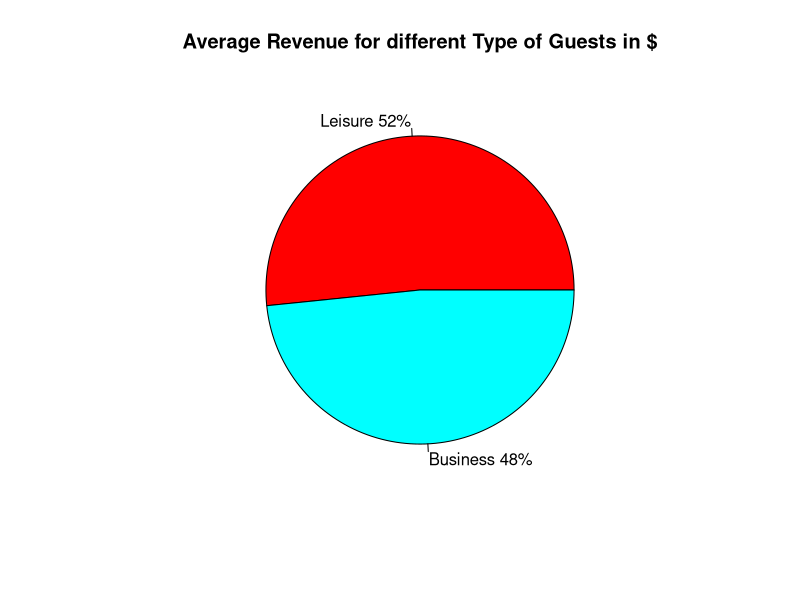
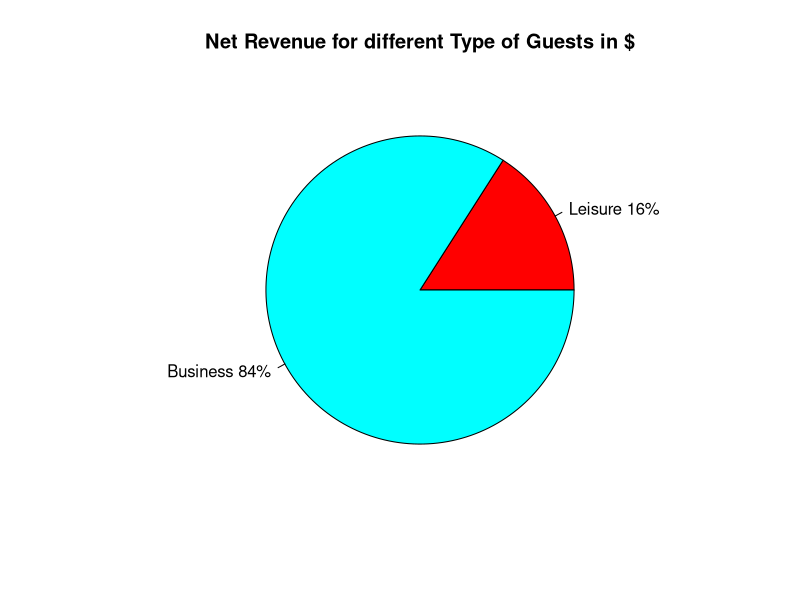
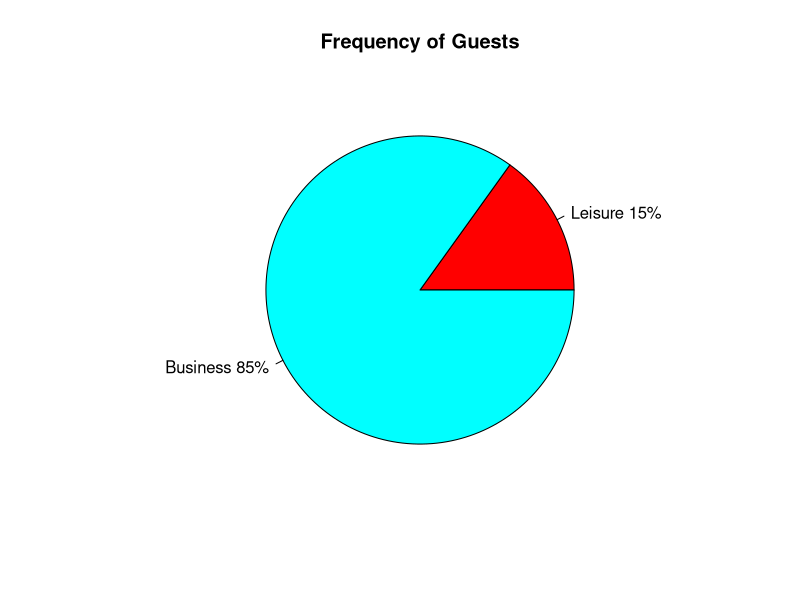

These figures' R source, in order: (Note: this script raises an error after producing the figures.)
marchTexasData <- read.csv("filteredData1.csv")
juneTexasData <- read.csv("filteredData2.csv")
septemberTexasData <- read.csv("filteredData3.csv")
decemberTexasData <- read.csv("filteredData4.csv")


combinedTexasData <- rbind(marchTexasData, juneTexasData, septemberTexasData, decemberTexasData)
write.csv(combinedTexasData,file= 'combinedTexasData.csv')
combinedTexasData

#Lets look at highest hotel entries along with net promoter score for the hotels

#install.packages("sqldf")
library(sqldf)

avgHotelNetPromoterScore <- sqldf("select AVG(Likelihood_Recommend_H), Count(X), Brand_PL from combinedTexasData GROUP BY Brand_PL ")
avgHotelNetPromoterScore


#Now same calculation of AVG net promoter score for march month only
avgHotelNetPromoterScore3 <- sqldf("select AVG(Likelihood_Recommend_H), Count(X), Brand_PL from  marchTexasData GROUP BY Brand_PL ")
avgHotelNetPromoterScore3

#Now same calculation of AVG net promoter score for june month only
avgHotelNetPromoterScore4 <- sqldf("select AVG(Likelihood_Recommend_H), Count(X), Brand_PL from  juneTexasData GROUP BY Brand_PL ")
avgHotelNetPromoterScore4

#Now same calculation of AVG net promoter score for sep month only
avgHotelNetPromoterScore5 <- sqldf("select AVG(Likelihood_Recommend_H), Count(X), Brand_PL from  septemberTexasData GROUP BY Brand_PL ")
avgHotelNetPromoterScore5

#Now same calculation of AVG net promoter score for december month only
avgHotelNetPromoterScore2 <- sqldf("select AVG(Likelihood_Recommend_H), Count(X), Brand_PL from decemberTexasData GROUP BY Brand_PL ")
avgHotelNetPromoterScore2


#Comparison plot by tanay

#From the comparison we see that, Hyatt House and Hyatt Regency have weird behaviour throughout the 4 months with Hyatt regency having
#low promoter scores throughout data and especially in december with more customers coming, we will just pick Hyatt regency to do further analysis


#HyattRegency
hyattRegencyDataSet <- sqldf("select * from combinedTexasData WHERE Brand_PL ='Hyatt Regency' ")
hyattRegencyDataSet

#replacing null values with NA
hyattRegencyDataSet[hyattRegencyDataSet==''] <- NA

hyattRegencyDataSet$Clublounge_Used_H <- as.character(hyattRegencyDataSet$Clublounge_Used_H, stringsAsFactors=FALSE)
hyattRegencyDataSet$Spa_Used_H <- as.character(hyattRegencyDataSet$Spa_Used_H, stringsAsFactors=FALSE)
hyattRegencyDataSet$MEMBER_STATUS_R <- as.character(hyattRegencyDataSet$MEMBER_STATUS_R, stringsAsFactors=FALSE)

hyattRegencyDataSet[["Clublounge_Used_H"]][is.na(hyattRegencyDataSet[["Clublounge_Used_H"]])] <-"i don't know"
hyattRegencyDataSet[["Spa_Used_H"]][is.na(hyattRegencyDataSet[["Spa_Used_H"]])] <-"i don't know"
hyattRegencyDataSet[["MEMBER_STATUS_R"]][is.na(hyattRegencyDataSet[["MEMBER_STATUS_R"]])] <-"None"

#Replacing na Values in F.b_overall_h, Check_in_h, internet service and few other with mean values
for(col in 1:ncol(hyattRegencyDataSet)){
  hyattRegencyDataSet[is.na(hyattRegencyDataSet[,col]), col] <- round(mean(na.omit(hyattRegencyDataSet[,col])))
}


#Checking summary of fields to figure out which fields are not changing
#
summary(hyattRegencyDataSet$Mini.Bar_PL)
#
summary(hyattRegencyDataSet$All.Suites_PL)
summary(hyattRegencyDataSet$Bell.Staff_PL)
#
summary(hyattRegencyDataSet$Boutique_PL)
summary(hyattRegencyDataSet$Business.Center_PL)
#
summary(hyattRegencyDataSet$Casino_PL)
#
summary(hyattRegencyDataSet$Conference_PL)
summary(hyattRegencyDataSet$Convention_PL)
summary(hyattRegencyDataSet$Dry.Cleaning_PL)
#
summary(hyattRegencyDataSet$Elevators_PL)
#
summary(hyattRegencyDataSet$Fitness.Center_PL)
#
summary(hyattRegencyDataSet$Fitness.Trainer_PL)
summary(hyattRegencyDataSet$Golf_PL)
#
summary(hyattRegencyDataSet$Indoor.Corridors_PL)
summary(hyattRegencyDataSet$Laundry_PL)
summary(hyattRegencyDataSet$Limo.Service_PL)
#
summary(hyattRegencyDataSet$Pool.Indoor_PL)
#
summary(hyattRegencyDataSet$Pool.Outdoor_PL)
summary(hyattRegencyDataSet$Regency.Grand.Club_PL)
summary(hyattRegencyDataSet$Resort_PL)
#
summary(hyattRegencyDataSet$Restaurant_PL)
summary(hyattRegencyDataSet$Self.Parking_PL)
summary(hyattRegencyDataSet$Shuttle.Service_PL)
#
summary(hyattRegencyDataSet$Ski_PL)
summary(hyattRegencyDataSet$Spa_PL)
summary(hyattRegencyDataSet$Valet.Parking_PL)
summary(hyattRegencyDataSet$Spa_Used_H)
summary(hyattRegencyDataSet$Clublounge_Used_H)

#Dropping columns by names since these fields are not contributing here 
hyattRegencyDataSet = subset(hyattRegencyDataSet, select = -c(Spa.services.in.fitness.center_PL,Spa.online.booking_PL,Spa.F.B.offering_PL) )
hyattRegencyDataSetFiltered = subset(hyattRegencyDataSet, select = -c(Mini.Bar_PL,All.Suites_PL,Bell.Staff_PL, Boutique_PL,Casino_PL,Conference_PL,Elevators_PL,Fitness.Center_PL,
                                                              Fitness.Trainer_PL,Indoor.Corridors_PL,Pool.Indoor_PL,Pool.Outdoor_PL,Restaurant_PL,Ski_PL,ROOM_NUM_C,Club.Type_PL,MAJOR_MARKET_CODE_C,ROOM_TYPE_CODE_C,
                                                              PMS_ROOM_REV_USD_C,RESERVATION_STATUS_R,MAJOR_MARKET_CODE_R,PAST_VS_FUTURE_R,State_PL,Country_PL,Guest.NPS.Goal_PL,Brand_PL,Hotel.Inventory_PL,Floors_PL,Union_PL,Relationship_PL) )

#Cleaning Further by just keeping genders as male or females
hyattRegencyDataSetFiltered <- subset(hyattRegencyDataSetFiltered,Gender_H %in% c("Male","Female")) # only keep male and female gender
hyattRegencyDataSetFiltered$F.B_Overall_Experience_H <- round(hyattRegencyDataSetFiltered$F.B_Overall_Experience_H )
#Omitting few records where adult nos are not mentioned
hyattRegencyDataSetFiltered <-  hyattRegencyDataSetFiltered[!is.na(hyattRegencyDataSetFiltered$ADULT_NUM_C),]


hyattRegencyDataSetFiltered<- na.omit(hyattRegencyDataSetFiltered)

#write.csv(hyattRegencyDataSetFiltered, file='hyattRegencyDataSetFiltered.csv')

#Checkpoint after removing Na's and replacing relevant NA's with mean values


#Checking data is clean by going through the unique values


#Giving data types to each field properly
hyattRegencyDataSetFiltered$LENGTH_OF_STAY_C <- as.numeric(hyattRegencyDataSetFiltered$LENGTH_OF_STAY_C)
hyattRegencyDataSetFiltered$Gender_H <- as.factor(hyattRegencyDataSetFiltered$Gender_H)
hyattRegencyDataSetFiltered$Age_Range_H <- as.factor(hyattRegencyDataSetFiltered$Age_Range_H)
hyattRegencyDataSetFiltered$POV_CODE_C <- as.factor(hyattRegencyDataSetFiltered$POV_CODE_C)
hyattRegencyDataSetFiltered$ADULT_NUM_C <- as.numeric(hyattRegencyDataSetFiltered$ADULT_NUM_C) 
hyattRegencyDataSetFiltered$REVENUE_USD_R <- as.numeric(hyattRegencyDataSetFiltered$REVENUE_USD_R)
hyattRegencyDataSetFiltered$Spa_PL <- as.factor(hyattRegencyDataSetFiltered$Spa_PL)
hyattRegencyDataSetFiltered$Likelihood_Recommend_H <- as.numeric(hyattRegencyDataSetFiltered$Likelihood_Recommend_H)
hyattRegencyDataSetFiltered$Guest_Room_H <- as.numeric(hyattRegencyDataSetFiltered$Guest_Room_H)
hyattRegencyDataSetFiltered$Tranquility_H <- as.numeric(hyattRegencyDataSetFiltered$Tranquility_H)
hyattRegencyDataSetFiltered$Condition_Hotel_H <- as.numeric(hyattRegencyDataSetFiltered$Condition_Hotel_H)
hyattRegencyDataSetFiltered$Customer_SVC_H <- as.numeric(hyattRegencyDataSetFiltered$Customer_SVC_H)
hyattRegencyDataSetFiltered$Staff_Cared_H <- as.numeric(hyattRegencyDataSetFiltered$Staff_Cared_H)
hyattRegencyDataSetFiltered$Internet_Sat_H <- as.numeric(hyattRegencyDataSetFiltered$Internet_Sat_H)
hyattRegencyDataSetFiltered$Check_In_H <- as.numeric(hyattRegencyDataSetFiltered$Check_In_H)
hyattRegencyDataSetFiltered$Clublounge_Used_H <- as.factor(hyattRegencyDataSetFiltered$Clublounge_Used_H)
hyattRegencyDataSetFiltered$Spa_Used_H <- as.factor(hyattRegencyDataSetFiltered$Spa_Used_H)
hyattRegencyDataSetFiltered$MEMBER_STATUS_R <- as.factor(hyattRegencyDataSetFiltered$MEMBER_STATUS_R)

#Adding a new field to check whether people recommend
hyattRegencyDataSetFiltered$willRecommend <- as.factor(as.numeric(hyattRegencyDataSetFiltered$Likelihood_Recommend_H > 7))


#Calculating Avg revenue each customer giving us from Business and Leisure class
avgRevenue<- aggregate(hyattRegencyDataSetFiltered$REVENUE_USD_R, by= list(hyattRegencyDataSetFiltered$POV_CODE_C), mean)
avgRevenue

#Calculating Overall revenue from different groups of customers
netRevenue<- tapply(hyattRegencyDataSetFiltered$REVENUE_USD_R, hyattRegencyDataSetFiltered$POV_CODE_C, sum)
netRevenue

#Calculating Overall Customers from Leisure and Business
overallCustomers <- tapply(hyattRegencyDataSetFiltered$REVENUE_USD_R, hyattRegencyDataSetFiltered$POV_CODE_C, length)
overallCustomers

#Calculating Avg Length of stay for Business and Leisure Class
avgLengthStay<- tapply(hyattRegencyDataSetFiltered$LENGTH_OF_STAY_C, hyattRegencyDataSetFiltered$POV_CODE_C, mean)
avgLengthStay


comparisonRowNames <- c("Leisure", "Business")
#For Avg Revenue
pieSlices <- c(avgRevenue[2,2],avgRevenue[1,2]) 
pct <- round(pieSlices/sum(pieSlices)*100)
label <- paste(comparisonRowNames, pct) # add percents to labels 
lbls <- paste(label,"%",sep="") # ad % to labels 
pieChart1 <- pie(pieSlices,labels = lbls, col=rainbow(length(lbls)),main="Average Revenue for different Type of Guests in $")

#For total Revenue
pieSlices2 <- c(netRevenue[2],netRevenue[1])
pct2 <- round(pieSlices2/sum(pieSlices2)*100)
label2 <- paste(comparisonRowNames, pct2) # add percents to labels 
lbls <- paste(label2,"%",sep="")
pieChart2 <- pie(pieSlices2,labels = lbls, col=rainbow(length(lbls)),main="Net Revenue for different Type of Guests in $")

#For overall Customers
pieSlices3 <- c(overallCustomers[2],overallCustomers[1])
pct3 <- round(pieSlices3/sum(pieSlices3)*100)
label3 <- paste(comparisonRowNames, pct3) # add percents to labels 
lbls <- paste(label3,"%",sep="")
pieChart3 <- pie(pieSlices3,labels = lbls, col=rainbow(length(lbls)),main="Frequency of Guests")

#Conclusion - Avg $ spent by Business visitor is less than the Leisure Vistor but netrevenue from
#Business Vistor is 5 times the revenue from Leisure with proven fact both are staying for almost 2 days on an average
#Also, no of Business Vistors are 5 times the Leisure Visitors
#Main source of income for hyatt regency in Texas is Business Class

#Splitting data into training and test datasets
#2/3 training dataset and 1/3 test dataset
datasetFormation <- function(df){
  randIndex <- sample(1:nrow(df))
  cutPoint <- round(2 * nrow(df) / 3)
  trainingData <- df[randIndex[1:cutPoint],]
  testData <- df[randIndex[(cutPoint + 1): nrow(df)],]
  return(list(trainingData, testData))
}


#Calling datasetFormation for traindataSet and testDataSet
#All the importatn attributes taken here except X, and NPS_Type and Likelihood_Recommend_H
tempDataFrame <- datasetFormation(hyattRegencyDataSetFiltered[,c(2:13,15:36,38)])
#all the age, sex, date of checkin, adults no, class,guest country, membership, gender, length of stay
#tempDataFrame2 <- datasetFormation(hyattRegencyDataSetFiltered[,c(2:8,10:11,38)])

trainingData <- as.data.frame(tempDataFrame[1])
testingData <- as.data.frame(tempDataFrame[2])
rm(tempDataFrame)

install.packages("kernlab")
library("kernlab")

install.packages("e1071")
library("e1071")

install.packages("gridExtra")
library("gridExtra")

aim <- "willRecommend"

# This function compares the accuracy of a KSVM, an SVM and a Naive Bayes
# model and returns the nameof the appropriate model and its accuracy

  ############ KSVM Model
  ksvmModel <- ksvm(willRecommend~ ., data = trainingData, kernel = "rbfdot",
                    kpar = "automatic", C = 5, cross = 3, prob.model = TRUE)
  ksvmModel
  
  ksvmPrediction <- predict(ksvmModel, testingData, type = "response")
  ksvmPrediction
  
  newDf1 = data.frame(v1=testingData$willRecommend, v2=ksvmPrediction)
  newDf1
  
  ksvmError <- sum(testingData[,aim] != ksvmPrediction) * 100 /length(ksvmPrediction)
  ksvmError
  
  #Error is only 9.757695%
  
  ############ SVM Model
  svmModel <- svm(willRecommend ~ ., data = trainingData, kernel = "linear",
                  kpar = "automatic", C = 5, cross = 3, prob.model = TRUE)
  svmModel
  svmPrediction <- predict(svmModel, testingData, type = "response")
  svmPrediction
  
  newDf2 = data.frame(v1=testingData$willRecommend, v2=svmPrediction)
  newDf2
  
  svmError <- sum(testingData[,aim] != svmPrediction) * 100 /length(svmPrediction)
  svmError
  
  # Error is 9.823183% by SVM 
  
  ############ Naive Bayes Model
  nbModel <- naiveBayes(trainingData[,aim] ~ ., data = trainingData, kernel = "linear",
                        kpar = "automatic", C = 5, cross = 3, prob.model = TRUE)
  nbModel
  nbPrediction <- predict(nbModel, testingData, type = "class")
  nbPrediction
  
  newDf3 = data.frame(v1=testingData$willRecommend, v2=nbPrediction)
  newDf3
  
  nbError <- sum(testingData[,aim] != nbPrediction) * 100 /length(nbPrediction)
  nbError
  
  #Error is 4.453176% by Naive Bayes
  
  
  #Best algorithm to pick will be Naive Bayes Model here since it has just 4.453176% error  while other have
  #more percentage of error
  
  # We will use Naive Bayes to understand importance of all attributes in prediction by removing "willRecommend" in prediction
  predictors <- colnames(trainingData)[-35]
  # Let's get the weights of the different predictors
  valueOfAttributes <- nbModel$tables
  valueOfAttributes <- t(valueOfAttributes)
  write.csv(valueOfAttributes, file='NaiveBayesValues.csv')
  
  #Observed weights to be very scattered for values
  
